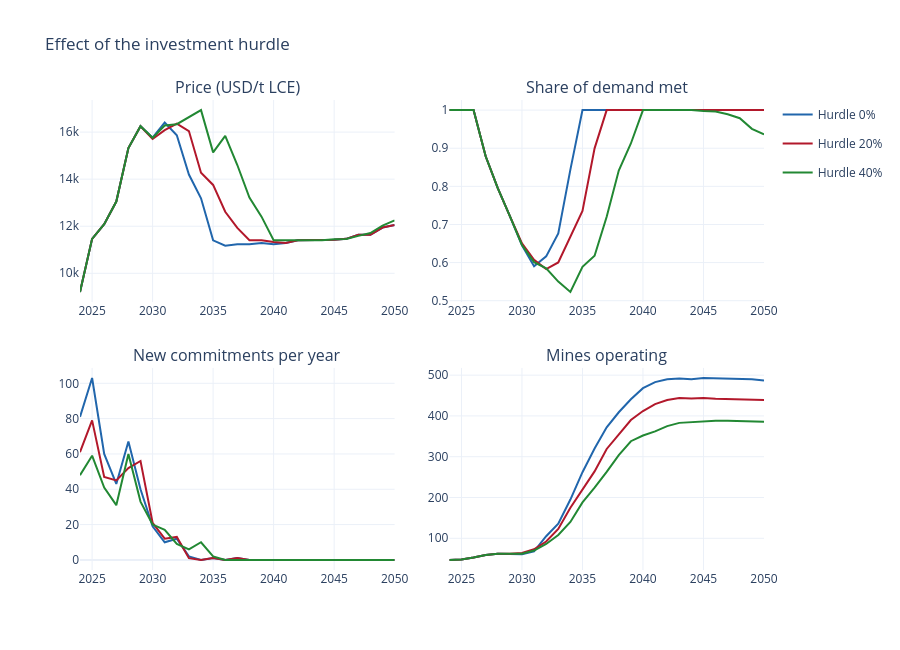

Notebook cell for this chart:
### Markdown cell above
### 6a. Hurdle rate

### Code cell
compare({f"Hurdle {h:.0%}": {"scenario": replace(SETTINGS["scenario"], investment_hurdle=h)} for h in (0.0, 0.2, 0.4)},
        "Effect of the investment hurdle")

### Figure 1 — Plotly figure (JSON) as saved in the notebook; plotly's stock layout.template omitted (floating-point values rounded to 4 significant figures)
{"data": [{"legendgroup": "Hurdle 0%", "line": {"color": "#2166ac"}, "name": "Hurdle 0%", "showlegend": true, "type": "scatter", "x": [2024, 2025, 2026, 2027, 2028, 2029, 2030, 2031, 2032, 2033, 2034, 2035, 2036, 2037, 2038, 2039, 2040, 2041, 2042, 2043, 2044, 2045, 2046, 2047, 2048, 2049, 2050], "xaxis": "x", "y": [9205.0, 11460.0, 12090.0, 13050.0, 15320.0, 16250.0, 15760.0, 16410.0, 15860.0, 14200.0, 13190.0, 11400.0, 11180.0, 11240.0, 11240.0, 11290.0, 11240.0, 11290.0, 11400.0, 11400.0, 11410.0, 11420.0, 11460.0, 11630.0, 11640.0, 11940.0, 12050.0], "yaxis": "y"}, {"legendgroup": "Hurdle 0%", "line": {"color": "#2166ac"}, "name": "Hurdle 0%", "showlegend": false, "type": "scatter", "x": [2024, 2025, 2026, 2027, 2028, 2029, 2030, 2031, 2032, 2033, 2034, 2035, 2036, 2037, 2038, 2039, 2040, 2041, 2042, 2043, 2044, 2045, 2046, 2047, 2048, 2049, 2050], "xaxis": "x2", "y": [1.0, 1.0, 1.0, 0.8789, 0.7953, 0.7219, 0.6455, 0.5903, 0.6163, 0.6762, 0.844, 1.0, 1.0, 1.0, 1.0, 1.0, 1.0, 1.0, 1.0, 1.0, 1.0, 1.0, 1.0, 1.0, 1.0, 1.0, 1.0], "yaxis": "y2"}, {"legendgroup": "Hurdle 0%", "line": {"color": "#2166ac"}, "name": "Hurdle 0%", "showlegend": false, "type": "scatter", "x": [2024, 2025, 2026, 2027, 2028, 2029, 2030, 2031, 2032, 2033, 2034, 2035, 2036, 2037, 2038, 2039, 2040, 2041, 2042, 2043, 2044, 2045, 2046, 2047, 2048, 2049, 2050], "xaxis": "x3", "y": [81, 103, 60, 43, 67, 40, 19, 10, 12, 2, 0, 1, 0, 1, 0, 0, 0, 0, 0, 0, 0, 0, 0, 0, 0, 0, 0], "yaxis": "y3"}, {"legendgroup": "Hurdle 0%", "line": {"color": "#2166ac"}, "name": "Hurdle 0%", "showlegend": false, "type": "scatter", "x": [2024, 2025, 2026, 2027, 2028, 2029, 2030, 2031, 2032, 2033, 2034, 2035, 2036, 2037, 2038, 2039, 2040, 2041, 2042, 2043, 2044, 2045, 2046, 2047, 2048, 2049, 2050], "xaxis": "x4", "y": [47, 48, 53, 59, 62, 62, 61, 68, 105, 136, 195, 262, 320, 372, 409, 441, 468, 483, 490, 492, 490, 493, 492, 492, 490, 490, 487], "yaxis": "y4"}, {"legendgroup": "Hurdle 20%", "line": {"color": "#b2182b"}, "name": "Hurdle 20%", "showlegend": true, "type": "scatter", "x": [2024, 2025, 2026, 2027, 2028, 2029, 2030, 2031, 2032, 2033, 2034, 2035, 2036, 2037, 2038, 2039, 2040, 2041, 2042, 2043, 2044, 2045, 2046, 2047, 2048, 2049, 2050], "xaxis": "x", "y": [9205.0, 11460.0, 12090.0, 13050.0, 15320.0, 16250.0, 15710.0, 16080.0, 16360.0, 16050.0, 14270.0, 13750.0, 12610.0, 11930.0, 11400.0, 11400.0, 11330.0, 11290.0, 11400.0, 11400.0, 11410.0, 11420.0, 11460.0, 11630.0, 11640.0, 11940.0, 12050.0], "yaxis": "y"}, {"legendgroup": "Hurdle 20%", "line": {"color": "#b2182b"}, "name": "Hurdle 20%", "showlegend": false, "type": "scatter", "x": [2024, 2025, 2026, 2027, 2028, 2029, 2030, 2031, 2032, 2033, 2034, 2035, 2036, 2037, 2038, 2039, 2040, 2041, 2042, 2043, 2044, 2045, 2046, 2047, 2048, 2049, 2050], "xaxis": "x2", "y": [1.0, 1.0, 1.0, 0.8789, 0.7953, 0.7219, 0.6502, 0.6072, 0.5827, 0.6004, 0.6692, 0.7352, 0.8997, 1.0, 1.0, 1.0, 1.0, 1.0, 1.0, 1.0, 1.0, 1.0, 1.0, 1.0, 1.0, 1.0, 1.0], "yaxis": "y2"}, {"legendgroup": "Hurdle 20%", "line": {"color": "#b2182b"}, "name": "Hurdle 20%", "showlegend": false, "type": "scatter", "x": [2024, 2025, 2026, 2027, 2028, 2029, 2030, 2031, 2032, 2033, 2034, 2035, 2036, 2037, 2038, 2039, 2040, 2041, 2042, 2043, 2044, 2045, 2046, 2047, 2048, 2049, 2050], "xaxis": "x3", "y": [61, 79, 47, 45, 52, 56, 21, 12, 13, 1, 0, 1, 0, 1, 0, 0, 0, 0, 0, 0, 0, 0, 0, 0, 0, 0, 0], "yaxis": "y3"}, {"legendgroup": "Hurdle 20%", "line": {"color": "#b2182b"}, "name": "Hurdle 20%", "showlegend": false, "type": "scatter", "x": [2024, 2025, 2026, 2027, 2028, 2029, 2030, 2031, 2032, 2033, 2034, 2035, 2036, 2037, 2038, 2039, 2040, 2041, 2042, 2043, 2044, 2045, 2046, 2047, 2048, 2049, 2050], "xaxis": "x4", "y": [47, 48, 53, 59, 62, 62, 64, 73, 92, 123, 175, 221, 264, 319, 355, 390, 412, 429, 439, 444, 443, 444, 442, 441, 440, 440, 439], "yaxis": "y4"}, {"legendgroup": "Hurdle 40%", "line": {"color": "#228833"}, "name": "Hurdle 40%", "showlegend": true, "type": "scatter", "x": [2024, 2025, 2026, 2027, 2028, 2029, 2030, 2031, 2032, 2033, 2034, 2035, 2036, 2037, 2038, 2039, 2040, 2041, 2042, 2043, 2044, 2045, 2046, 2047, 2048, 2049, 2050], "xaxis": "x", "y": [9205.0, 11460.0, 12090.0, 13050.0, 15320.0, 16250.0, 15760.0, 16280.0, 16340.0, 16620.0, 16930.0, 15140.0, 15840.0, 14600.0, 13220.0, 12410.0, 11400.0, 11400.0, 11400.0, 11400.0, 11410.0, 11450.0, 11460.0, 11590.0, 11710.0, 12030.0, 12250.0], "yaxis": "y"}, {"legendgroup": "Hurdle 40%", "line": {"color": "#228833"}, "name": "Hurdle 40%", "showlegend": false, "type": "scatter", "x": [2024, 2025, 2026, 2027, 2028, 2029, 2030, 2031, 2032, 2033, 2034, 2035, 2036, 2037, 2038, 2039, 2040, 2041, 2042, 2043, 2044, 2045, 2046, 2047, 2048, 2049, 2050], "xaxis": "x2", "y": [1.0, 1.0, 1.0, 0.8789, 0.7953, 0.7219, 0.6461, 0.6011, 0.5851, 0.5501, 0.5228, 0.5887, 0.6181, 0.7201, 0.8414, 0.9124, 1.0, 1.0, 1.0, 1.0, 1.0, 0.9977, 0.9965, 0.989, 0.9787, 0.9509, 0.9362], "yaxis": "y2"}, {"legendgroup": "Hurdle 40%", "line": {"color": "#228833"}, "name": "Hurdle 40%", "showlegend": false, "type": "scatter", "x": [2024, 2025, 2026, 2027, 2028, 2029, 2030, 2031, 2032, 2033, 2034, 2035, 2036, 2037, 2038, 2039, 2040, 2041, 2042, 2043, 2044, 2045, 2046, 2047, 2048, 2049, 2050], "xaxis": "x3", "y": [48, 59, 41, 31, 60, 33, 20, 17, 9, 6, 10, 2, 0, 0, 0, 0, 0, 0, 0, 0, 0, 0, 0, 0, 0, 0, 0], "yaxis": "y3"}, {"legendgroup": "Hurdle 40%", "line": {"color": "#228833"}, "name": "Hurdle 40%", "showlegend": false, "type": "scatter", "x": [2024, 2025, 2026, 2027, 2028, 2029, 2030, 2031, 2032, 2033, 2034, 2035, 2036, 2037, 2038, 2039, 2040, 2041, 2042, 2043, 2044, 2045, 2046, 2047, 2048, 2049, 2050], "xaxis": "x4", "y": [47, 48, 53, 59, 62, 62, 62, 70, 86, 108, 140, 188, 224, 263, 304, 338, 352, 362, 375, 383, 385, 387, 388, 388, 387, 387, 386], "yaxis": "y4"}], "layout": {"annotations": [{"font": {"size": 16}, "showarrow": false, "text": "Price (USD/t LCE)", "x": 0.23, "xanchor": "center", "xref": "paper", "y": 1, "yanchor": "bottom", "yref": "paper"}, {"font": {"size": 16}, "showarrow": false, "text": "Share of demand met", "x": 0.77, "xanchor": "center", "xref": "paper", "y": 1, "yanchor": "bottom", "yref": "paper"}, {"font": {"size": 16}, "showarrow": false, "text": "New commitments per year", "x": 0.23, "xanchor": "center", "xref": "paper", "y": 0.43, "yanchor": "bottom", "yref": "paper"}, {"font": {"size": 16}, "showarrow": false, "text": "Mines operating", "x": 0.77, "xanchor": "center", "xref": "paper", "y": 0.43, "yanchor": "bottom", "yref": "paper"}], "height": 650, "hovermode": "x unified", "title": {"text": "Effect of the investment hurdle"}, "xaxis": {"anchor": "y", "domain": [0, 0.46], "dtick": 5}, "xaxis2": {"anchor": "y2", "domain": [0.54, 1], "dtick": 5}, "xaxis3": {"anchor": "y3", "domain": [0, 0.46], "dtick": 5}, "xaxis4": {"anchor": "y4", "domain": [0.54, 1], "dtick": 5}, "yaxis": {"anchor": "x", "domain": [0.57, 1]}, "yaxis2": {"anchor": "x2", "domain": [0.57, 1]}, "yaxis3": {"anchor": "x3", "domain": [0, 0.43]}, "yaxis4": {"anchor": "x4", "domain": [0, 0.43]}}}
